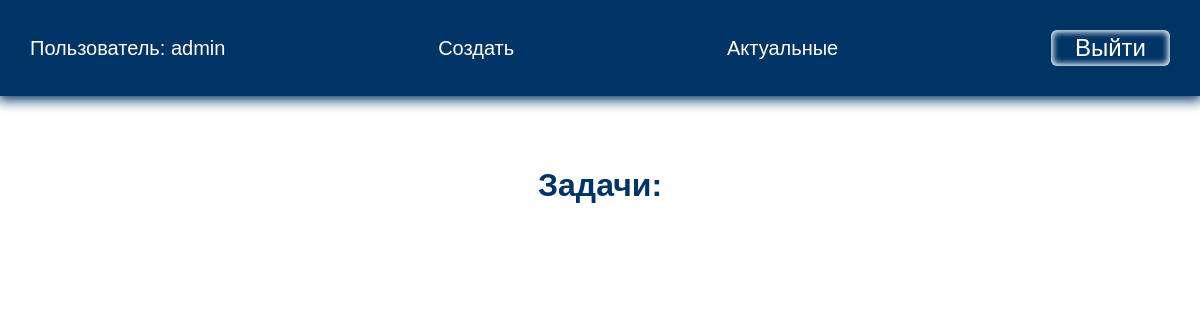
Page /current/ (signed in) on the earlier database version.
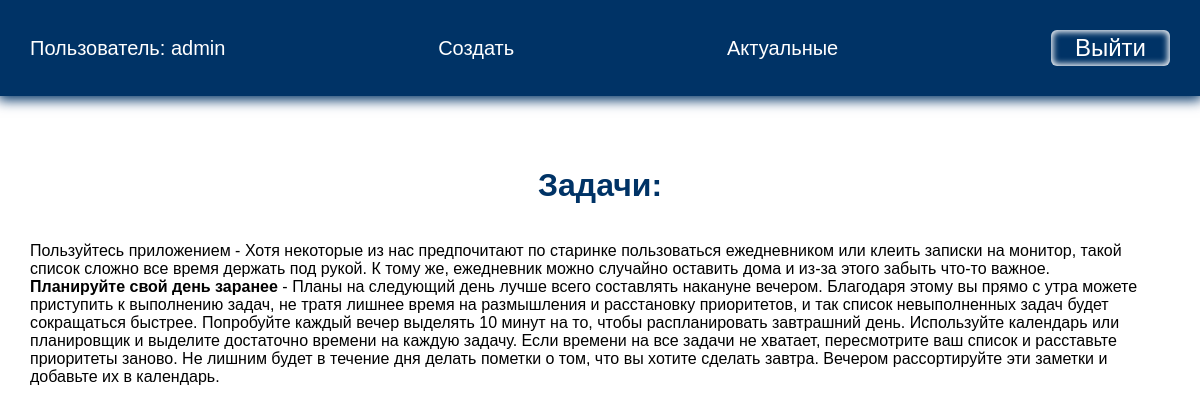
Same page on the later database version.
### todo/models.py (models this page shows, shortened)
class Todo(models.Model):
    title = models.CharField(max_length=100)
    memo = models.TextField(blank=True)  # описание задачи, может быть, может не быть(мы разрешаем что поле может быть пустым).
    created = models.DateTimeField(auto_now_add=True)  # поле дата создания, для того что бы могли потом отсортировать наши задачи либо по возрастанию,либо по убыванию. Атирбут мы не сможем менять в ручную. Не изменяемые поля в админке отображаться не будут, но они будут храниться в БД. В тот момент когда мы будем создавть какую то задачу, у нас зафиксируется дата и время ее создания.
    data_completed = models.DateTimeField(null=True, blank=True)  # сделаем задачу как выполненной (дата и время текущей задачи) Данную задачу мы не можем выполнить сразу, пока поле не заполнено будет просто null=True.
    important = models.BooleanField(default=False)  # Важная задача либо нет. Сдесь нам нужно в виде checkbox, True его как то выделим, False выделять не будем. default=False - задача изначально не важная.
    user = models.ForeignKey(User, on_delete=models.CASCADE)  # Задачу нужно связать с пользователем(таблицей пользователей). Что каждый пользователь видит свой набор задач, а не чужих. Связываем таблицу Тodo с таблицей User. У одного пользователя может быть много каких то задач. Что будет происходить с задачами когда удалим пользователя on_delete=models.CASCADE.

### todo/views.py (the view)
# urls.py: path('current/', views.currenttodos, name='currenttodos'), # Наши задачи
def currenttodos(request): # Будем выводить задачи (словарь из todos)
    todos = Todo.objects.filter(user=request.user, data_completed__isnull=True) # filter() - метод, который дает возможность сделать какую то выборку. user=request.user - для текущего пользователя(что бы видел только свои записи). data_completed__isnull=True - это мы после выполнения задачи даем возможность её удалить. Допускается data_completed со значением isnull.
    return render(request, 'todo/currenttodos.html', {'todos': todos})

### todo/templates/todo/currenttodos.html
{% extends 'todo/base.html' %}
{% block content %}
<h1>Задачи: </h1>
<ul>
    {% for todo in todos %}
    <li>
        {% if todo.important %}
        <b>{{ todo.title }}</b>
        {% else %}
        {{ todo.title }}
        {% endif %}
        {% if todo.memo %}
        - {{ todo.memo }}
        {% endif %}
    </li>
    {% endfor %}
</ul>
{% endblock %}

Differences in the rows shown:
added Todo: title "Пользуйтесь приложением", memo "Хотя некоторые из нас предпочитают по старинке пользоваться ежедневником или клеить записки на монитор, такой список сложно все время держать под рукой. К тому же, ежедневник можно случайно оставить дома и из-за этого забыть что-то важное."
added Todo: title "Планируйте свой день заранее", memo "Планы на следующий день лучше всего составлять накануне вечером. Благодаря этому вы прямо с утра можете приступить к выполнению задач, не тратя лишнее время на размышления и расстановку приоритетов, и так список невыполненных задач будет сокращаться быстрее. Попробуйте каждый вечер выделять 10 минут на то, чтобы распланировать завтрашний день. Используйте календарь или планировщик и выделите достаточно времени на каждую задачу. Если времени на все задачи не хватает, пересмотрите ваш список и расставьте приоритеты заново. Не лишним будет в течение дня делать пометки о том, что вы хотите сделать завтра. Вечером рассортируйте эти заметки и добавьте их в календарь."
